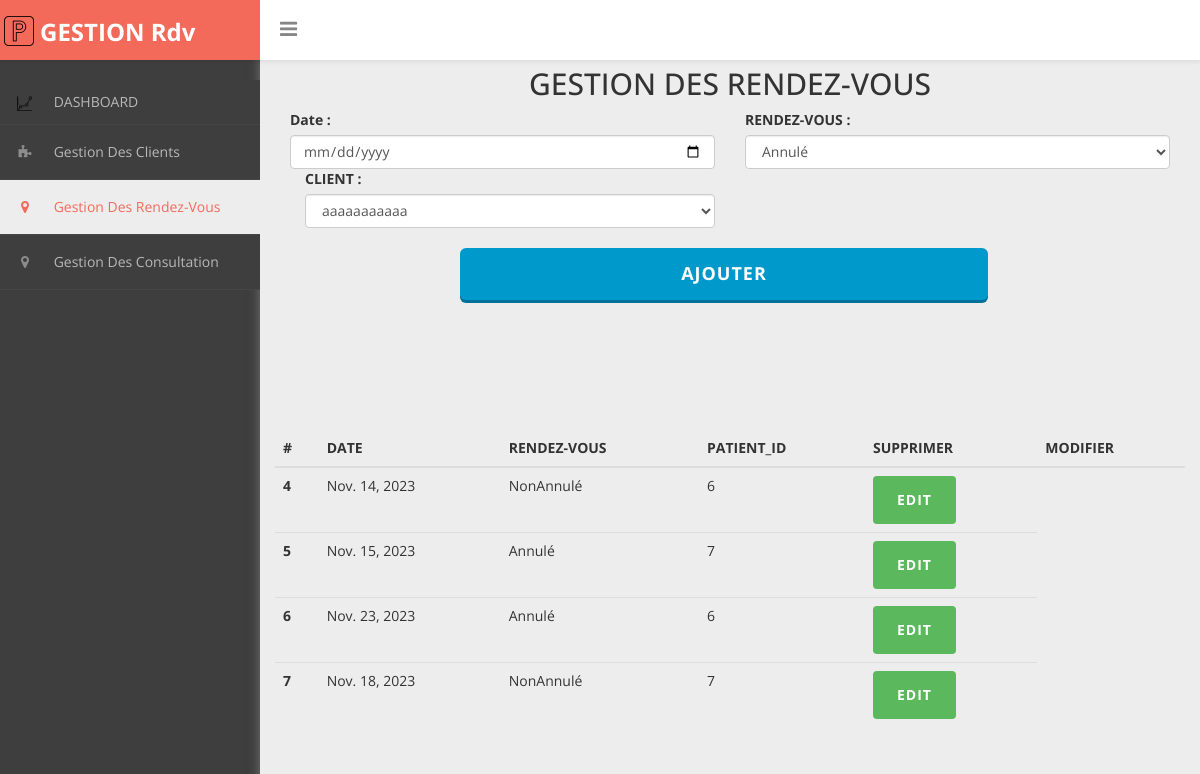
/rendezvous.html, run on the app's committed database.
### main/models.py (models this page shows)
class Rendezvous(models.Model):
        id = models.IntegerField
        date = models.DateField()
        rendezvous = models.CharField(max_length=30)
        nomclient = models.ForeignKey(Client, on_delete=models.CASCADE)

### main/views.py (the view)
# urls.py: path('rendezvous.html', views.rendezvous, name='rendezvous'),
def rendezvous(request):
    clients = Client.objects.all()
    rendez = Rendezvous.objects.all()
    context = {
        'clients': clients,
        'rendez': rendez,
    }
    return render(request, 'pages/rendezvous.html',context)

### main/templates/pages/rendezvous.html (shortened to what this page needs)
{% load static %}
<!DOCTYPE html>
<html>
<head>
<link href="{% static 'css/bootstrap.css' %}" rel="stylesheet" />
<link href="{% static 'css/font-awesome.css' %}" rel="stylesheet" />
<link href="{% static 'js/morris/morris-0.4.3.min.css' %}" rel="stylesheet" />
<link href="{% static 'css/custom-styles.css' %}" rel="stylesheet" />
<link rel="stylesheet" href="{% static 'js/Lightweight-Chart/cssCharts.css' %}">
<link href="{% static 'css/custom-styles.css' %}" rel="stylesheet" />
</head>
<body>
	<div id="wrapper">
		<nav class="navbar navbar-default top-navbar" role="navigation">
			<div class="navbar-header">
				<a class="navbar-brand" href="#"><img style="position: relative; right: 12px;" src="{% static 'img/parking.png' %}" />
				<strong style="position: relative; bottom: 30px; left: 25px;">
				GESTION Rdv</strong></a>
				<div id="sideNav">
					<i class="fa fa-bars icon"></i>
				</div>
			</div>
		</nav>
		<nav class="navbar-default navbar-side" role="navigation">
			<div class="sidebar-collapse">
				<ul class="nav" id="main-menu">
					<li><a href="index.html">
					<img style="position: relative; width: 15px; height: 15px;left: 7px;" src="{% static 'img/cap1.ico' %}" />
					 <span style="position: relative; left: 25px;">DASHBOARD</span></a></li>
					<li><a  href="client.html"><i class="fa fa-puzzle-piece" aria-hidden="true"></i>
							Gestion Des Clients </a></li>
					<li><a  class="active-menu" href="#"><i class="fa fa-map-marker" aria-hidden="true"></i>
							Gestion Des Rendez-Vous</a></li>
					<li><a href="consultation.html"><i class="fa fa-map-marker" aria-hidden="true"></i>
							Gestion Des Consultation</a></li>
				</ul>
			</div>
		</nav>
		<div id="page-wrapper">
		<div class="container-fluid">
    <div class="card bg-white">
        <div class="card-header card-color" style="position:relative;bottom:15px;">
            <p class="h2 text-center text-uppercase font-weight-bold pt-2">Gestion des RENDEZ-VOUS</p>
        </div>
        <div class="card-body container-fluid">
			<form action="{% url 'add_rendezvous' %}" method="POST">
            <div class="row">
                <div class="col-sm-6 mb-2">
                    <label for="date">Date : </label>
                    <input class="form-control" type="date" id="date" name="date">
                </div>
                <div class="col-sm-6 mb-2">
									<label for="type">RENDEZ-VOUS : </label>
					                  <select class="form-control" aria-label="Default select example" name="rendezvous" id="type">
										<option value="Annulé">Annulé</option>
									</select>
								</div>
            </div>
            <div class="col-sm-6 mb-2">
									<label for="type">CLIENT : </label>
					                  <select class="form-control" aria-label="Default select example" name="nomclient_id" id="type">
										  {% for i in clients %}
										<option value="{{i.id}}">{{i.nom}}</option>
										  {% endfor%}
									</select>
								</div>
                    <button type="submit" class="btn btn-primary btn-lg raised" style="position:relative;width:60%;top:20px;left:170px;">AJOUTER</button>
                       </form>
            <div class="row table-responsive m-auto rounded" style="position:relative;top:150px;">
                <table id="tproduit" class="table table-hover w-100">
                    <thead>
                        <tr class="text-uppercase bg-light  w-100">
                            <th scope="col">#</th>
                            <th scope="col">DATE</th>
							<th scope="col">RENDEZ-VOUS</th>
							<th scope="col">PATIENT_ID</th>
                            <th scope="col">Supprimer</th>
                            <th scope="col">Modifier</th>
                        </tr>
                    </thead>
                    <tbody id="table-content">
					{% for i in rendez %}
					<tr>
                               <th scope="row">{{i.id}}</th>
                               <td>{{i.date}}</td>
                               <td>{{i.rendezvous}}</td>
                               <td>{{i.nomclient_id}}</td>
      <td>
        <a href="" class="btn btn-success" style="position: relative;">
                                  Edit
                                </a>
      </td>
    </tr>
        {% endfor %}
                    </tbody>
                </table>
            </div>
        </div>
    </div>
</div>
		</div>
		</div>
</body>
</html>

### static/css/custom-styles.css (style rules this page uses)
body { font-family: 'Open Sans', sans-serif; background: #3E3E3E; }
#wrapper { width: 100%; }
#page-wrapper { padding: 15px 15px; min-height: 600px; background: #EDEDED; }
.text-center { text-align:center; }
h1, .h1, h2, .h2, h3, .h3 { margin-top: 7px; margin-bottom: -5px; }
p { font-size:16px; line-height:25px; padding-top:20px; }
.navbar-side { z-index: 0; }
.navbar-side .nav > li > a > i { color: #8C8C8C;padding: 8px;width: 30px;text-align: center; }
.top-navbar { position: fixed; width: 100%; z-index: 300; -webkit-box-shadow: 0 3px 3px rgba(0, 0, 0, 0.05); -moz-box-shadow: 0 3px 3px rgba(0, 0, 0, 0.05); box-shadow: 0 3px 3px rgba(0, 0, 0, 0.05); }
.navbar-side { z-index: 1; position: fixed; width: 260px; top: 80px; }
#page-wrapper { position: relative; top: 55px; box-shadow: 0 0 10px #757575; -moz-box-shadow: 0 0 10px #757575; -webkit-box-shadow: 0 0 10px #757575; }
i.fa.fa-bars { font-size: 20px; margin: 12px 0 0; }
.top-navbar { margin:0px; }
.top-navbar .navbar-brand { color: #fff;width: 260px;text-align: left;height: 60px;font-size: 24px;font-weight: 700;line-height: 30px;background: #F36A5A; }
.active-menu, .active-menu i { background-color: #EDEDED !important; color: #F36A5A !important; }
.active-menu i { color: #F36A5A !important; }
.sidebar-collapse , .sidebar-collapse .nav { background:none; }
.sidebar-collapse .nav { padding:0; }
.sidebar-collapse .nav > li > a { color: #B8B8B8; background:transparent; text-shadow:none; font-size: 14px; }
.sidebar-collapse > .nav > li > a { padding: 12px 10px; }
.sidebar-collapse > .nav > li { border-bottom: 1px solid rgba(107, 108, 109, 0.19); }
.navbar-side { border:none; background: #3E3E3E; }
.top-navbar { background: #FFFFFF; border-bottom:none; }
.navbar-default { border:0px solid black; }
.navbar-header { background: transparent; }
.nav > li > a > i { margin-right:10px; color: rgb(243, 106, 90); }
#sideNav { float: left; left: 0; z-index: 3; color: #868686; cursor:pointer; border-radius: 0; width: 14px; font-size: 48px; line-height: 0; margin: 7px 0 0 20px; }
@media (min-width:768px) { #page-wrapper { margin: 0 0 0 260px; padding: 0; min-height: 1200px; } }
@media (min-width:768px) { .navbar-side { width: 260px; z-index: 1; } }
@media (min-width:768px) { .navbar { border-radius: 0px; } }

### main/templates/pages/rendezvous.html (style rules this page uses)
.btn { display: inline-block; padding: 6px 12px; margin-bottom: 0; font-size: 14px; font-weight: normal; line-height: 1.42857143; text-align: center; white-space: nowrap; vertical-align: middle; cursor: pointer; -webkit-user-select: none; -moz-user-select: none; -ms-user-select: none; user-select: none; background-image: none; border: 1px solid transparent; border-radius: 4px; padding: 10px 16px; }
.btn-lg { font-size: 18px; line-height: 1.33; border-radius: 6px; }
.btn-primary { color: #fff; background-color: #428bca; border-color: #357ebd; }
.btn-primary.raised { box-shadow: 0 3px 0 0 #007299; }
.btn { padding: 14px 24px; border: 0 none; font-weight: 700; letter-spacing: 1px; text-transform: uppercase; }
.btn-primary { background: #0099cc; color: #ffffff; }

### data on the page
Rendezvous: id "4", date "Nov. 14, 2023", rendezvous "NonAnnulé", nomclient_id "6"
Rendezvous: id "5", date "Nov. 15, 2023", rendezvous "Annulé", nomclient_id "7"
Rendezvous: id "6", date "Nov. 23, 2023", rendezvous "Annulé", nomclient_id "6"
Rendezvous: id "7", date "Nov. 18, 2023", rendezvous "NonAnnulé", nomclient_id "7"

### other printed values
form field nomclient_id "aaaaaaaaaaa"
